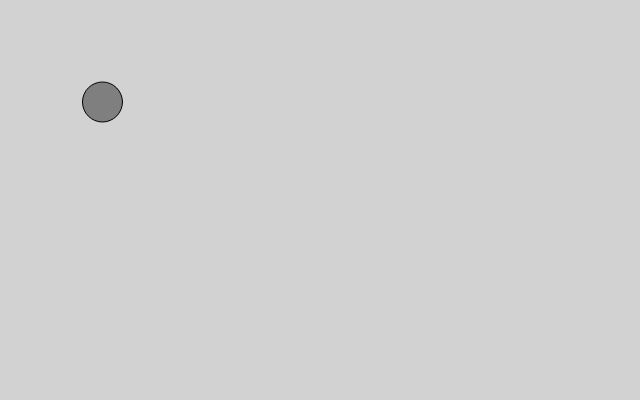
Frame 1 (no input)
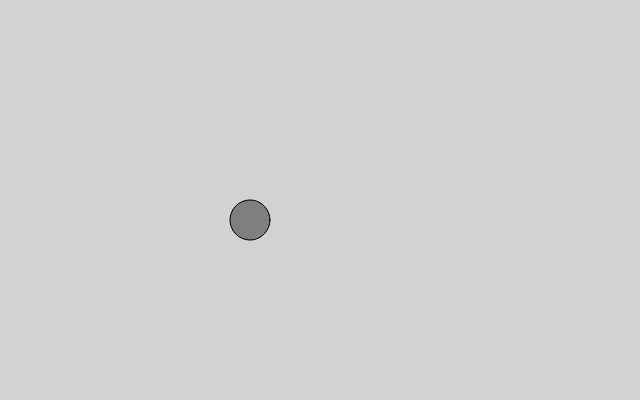
Frame 60 (no input)
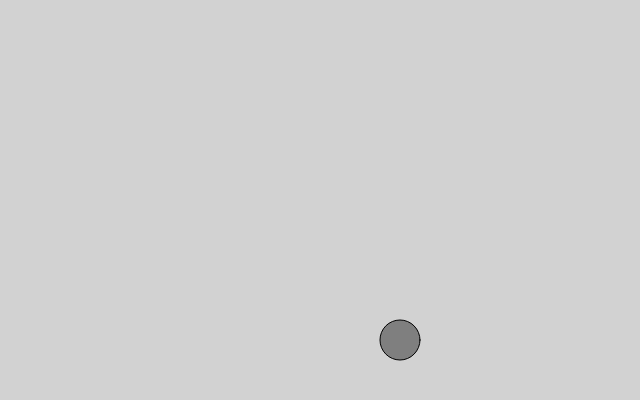
Frame 120 (the mouse pressed at the canvas centre since frame 60)

The p5.js sketch that drew these frames (run headless with seeded random() and noise() and a simulated clock; from frame 60 on, the mouse is pressed at the canvas centre):

// p5.js sketch
// ── sketch.js
let x = 100;
let y = 100;
const xSpeed = 2.5;
const ySpeed = 2;

function setup() {
  createCanvas(640, 400);


}

function draw() {
  background(210);

  // add speed to the the ball 
  x = x + xSpeed;
  y = y + ySpeed;

  // Set bounderies for the ball
  if (x > width || x < 0) {
    xSpeed = xSpeed * -1; 
  }
  if (y > height || y < 0) {
    ySpeed = ySpeed * -1;
  }

  console.log(y);

  stroke(0);
  fill(127);

  circle(x, y , 40);
}
